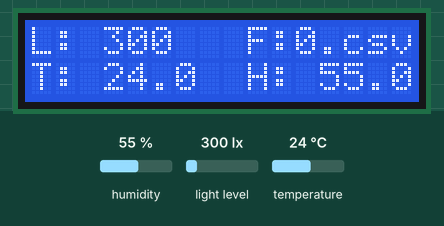
This sketch was run on a simulated Arduino Uno, built for the host (arithmetic inside an expression is 32-bit, double 64-bit). Shown: 16×2 character LCD. The inputs (shaded band) are chosen by the test bench; at power-on: humidity 55 %, light level 300 lx, temperature 24 °C. Storage starts empty; what the sketch prints to the serial monitor is not drawn.

Above: at 1.3 s.
1.4 s: humidity set to 22 %
At 3.2 s:
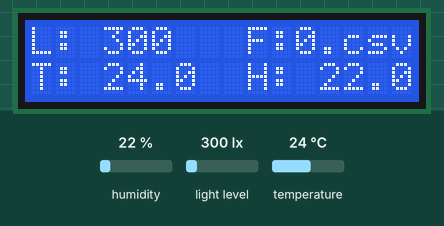
3.7 s: light level set to 40 lx
At 5.1 s:
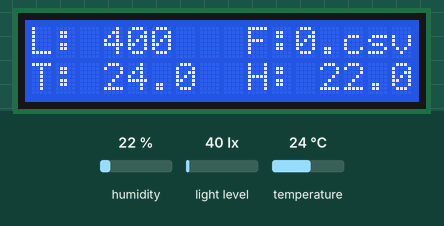
5.8 s: temperature set to 12 °C
At 7.0 s:
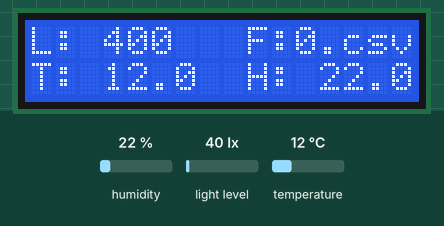
7.8 s: light level set to 500 lx
At 8.9 s:
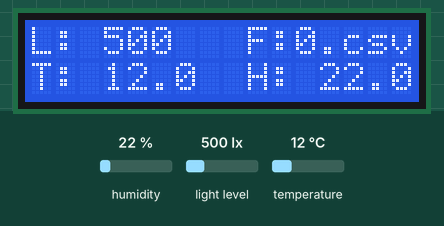
9.8 s: humidity set to 40 %
At 10.8 s:
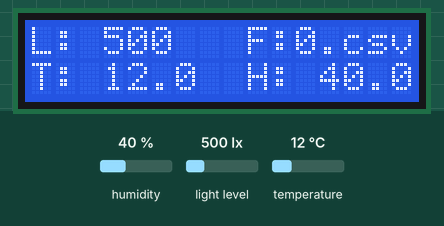
11.9 s: light level set to 1000 lx
At 13.9 s:
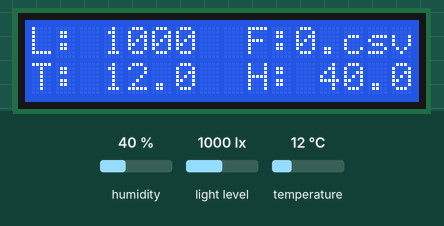
Timing chart, 0 to 14.9 s (numbered marks = the images above; inputs shaded):
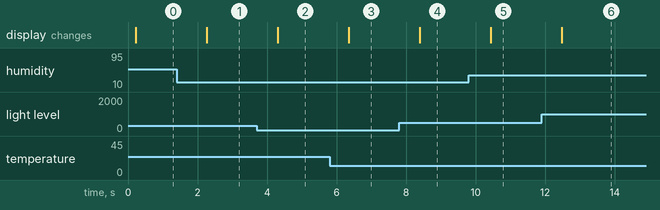

The sketch:

EnvironmentLogger.ino
```cpp
#include <dht.h>
#include <SD.h>
#include <SPI.h>
#if defined(ETH)
#include <Ethernet.h>
#endif
#include <LiquidCrystal.h>
#include <Wire.h>
#include <Adafruit_Sensor.h>
#include <Adafruit_TSL2561_U.h>

Adafruit_TSL2561_Unified tsl = Adafruit_TSL2561_Unified(TSL2561_ADDR_FLOAT, 12345);
LiquidCrystal lcd(7, 6, 5, 4, 3, 2);
File dataFile;
dht DHT;
long lastTS = 0;
#define DHT22_PIN 8

#if defined(ETH)
byte mac[] = { 0xDE, 0xAD, 0xBE, 0xEF, 0xFE, 0xED };
IPAddress ip(192, 168, 0, 177);
EthernetClient client;


const char PhantHost[] = "data.sparkfun.com";
const char PublicKey[] = "9J0vVYgVrrT5DEN7Rx33";
const char PrivateKey[] = "xz5GaBRaeeFAbdBYvk22";
#endif

struct
{
    uint32_t sdcard;
    uint32_t lcd;
    uint32_t lux;
    uint32_t dht;
    uint32_t ethernet;
} stat = { 1,1,1,1,1 };


void configureLux(void)
{
  Serial.println("Setting up lux-sensor");
  /* You can also manually set the gain or enable auto-gain support */
  // tsl.setGain(TSL2561_GAIN_1X);      /* No gain ... use in bright light to avoid sensor saturation */
  // tsl.setGain(TSL2561_GAIN_16X);     /* 16x gain ... use in low light to boost sensitivity */
  tsl.enableAutoRange(true);            /* Auto-gain ... switches automatically between 1x and 16x */

  /* Changing the integration time gives you better sensor resolution (402ms = 16-bit data) */
  tsl.setIntegrationTime(TSL2561_INTEGRATIONTIME_13MS);      /* fast but low resolution */
  // tsl.setIntegrationTime(TSL2561_INTEGRATIONTIME_101MS);  /* medium resolution and speed   */
  // tsl.setIntegrationTime(TSL2561_INTEGRATIONTIME_402MS);  /* 16-bit data but slowest conversions */

  if(!tsl.begin()) {
    /* There was a problem detecting the ADXL345 ... check your connections */
    Serial.print("Ooops, no TSL2561 detected ... Check your wiring or I2C ADDR!");
    stat.lux = 0;
  }
  if(stat.lux == 1) Serial.println("Lux-sensor setup successfully");
}

const int chipSelect = 4;


String configureSD(void) {
  if (!SD.begin(chipSelect)) {
    Serial.println("Card failed, or not present");
    return "";
  }
  Serial.println("Card initialized.");

  int fileInt = 0;
  while(SD.exists(String(fileInt) + ".csv")) {
    fileInt++;
  }

  String fileName = String(fileInt) + ".csv";
  Serial.println("File name: " + fileName);
  dataFile = SD.open(fileName, FILE_WRITE);
  if (dataFile) {
    dataFile.println("TIMESTAMP;LUX;TEMPERATURE;HUMIDITY");
    dataFile.flush();
    stat.sdcard = 1;
    return fileName;
  }

  return "";
}

void configureDHT(void) {
  Serial.println("Setting up DHT-sensor");

  int chk = DHT.read22(DHT22_PIN);
  switch (chk)
  {
  case DHTLIB_OK:
      Serial.println("DHT OK");
      break;
  case DHTLIB_ERROR_CHECKSUM:
      Serial.print("Checksum error,\t");
      stat.dht = 0;
      break;
  case DHTLIB_ERROR_TIMEOUT:
      Serial.print("Time out error,\t");
      stat.dht = 0;
      break;
  case DHTLIB_ERROR_CONNECT:
      Serial.print("Connect error,\t");
      stat.dht = 0;
      break;
  case DHTLIB_ERROR_ACK_L:
      Serial.print("Ack Low error,\t");
      stat.dht = 0;
      break;
  case DHTLIB_ERROR_ACK_H:
      Serial.print("Ack High error,\t");
      stat.dht = 0;
      break;
  default:
      Serial.print("Unknown error,\t");
      stat.dht = 0;
      break;
  }

  if(stat.dht == 1) Serial.println("DHT-sensor setup successfully");
}

#if defined(ETH)
void configureEthernet(void) {

  Serial.println("Setting up ethernet");

  if (Ethernet.begin(mac) == 0) {

    Serial.println("Failed to configure Ethernet using DHCP");
    stat.ethernet = 0;
  }

  if(stat.ethernet == 1) Serial.println("Ethernet setup successfully");
}
#endif

void configureLCD(String fileName) {
  Serial.println("Setting up LCD");
  lcd.clear();
  lcd.begin(16, 2);
  lcd.setCursor(0,0);
  lcd.print("L: ");

  lcd.setCursor(0,1);
  lcd.print("T: ");

  lcd.setCursor(9,1);
  lcd.print("H:  ");

  lcd.setCursor(9,0);
  lcd.print("F:" + fileName);

  Serial.println("LCD Setup successfully");
}

#if defined(ETH)
bool sendToPhantIO(int temp, int lux, int humidity) {
  if (client.connect(PhantHost, 80)) {
      // Post the data! Request should look a little something like:
      // GET /input/publicKey?private_key=privateKey&light=1024&switch=0&name=Jim HTTP/1.1\n
      // Host: data.sparkfun.com\n
      // Connection: close\n
      // \n
      client.print("GET /input/");
      client.print(PublicKey);
      client.print("?private_key=");
      client.print(PrivateKey);
      client.print("&");
      client.print("humidity=");
      client.print(String(humidity));
      client.print("&");
      client.print("light=");
      client.print(String(lux));
      client.print("&");
      client.print("temp=");
      client.print(String(temp));
      client.println(" HTTP/1.1");
      client.print("Host: ");
      client.println(PhantHost);
      client.println("Connection: close");
      client.println();
    } else {
      Serial.println(F("Connection failed"));
      return false;
    }

    while (client.connected())
    {
      if ( client.available() )
      {
        char c = client.read();
        Serial.print(c);
      }
    }
    Serial.println();

    client.stop();

    return true;
}
#endif

void setup() {
  Serial.begin(9600);
  String fileName = configureSD();
  configureLCD(fileName);
  configureLux();
  configureDHT();

  #if defined(ETH)
  configureEthernet();
  #endif
}

void loop() {

  int lux;
  double temp, humidity;

  /* Get a new sensor event */
  if(stat.lux) {
    sensors_event_t event;
    tsl.getEvent(&event);
    if (event.light) {
      lux = event.light;
      String textLux = "Lux: " + String(lux);
      Serial.println(textLux);
    }
  }

  if(stat.dht) {
    DHT.read22(DHT22_PIN);
    humidity = DHT.humidity;
    String textHum = "Humidity: " + String(humidity,1);
    Serial.println(textHum);

    temp = DHT.temperature;
    String textTemp = "Temperature: " + String(temp,1);
    Serial.println(textTemp);
  }

  #if defined(ETH)
  if(stat.ethernet && sendToPhantIO(temp, lux, humidity)) {
    Serial.println("Measurements sent to phant");
  }
  #endif

  long ts = millis();
  if(stat.sdcard && ts > (lastTS + 60000)) {
    Serial.println("Writing to logfile");
    lastTS = ts;
    String logEntry = String(ts/1000) + ";" + String(lux) + ";" + String(temp) + ";" + String(humidity);
    Serial.println(logEntry);
    dataFile.println(logEntry);
    dataFile.flush();

  }


  if(stat.lcd) {
    lcd.setCursor(3,0);
    lcd.print(String(lux));

    lcd.setCursor(3,1);
    lcd.print(String(temp,1));

    lcd.setCursor(12,1);
    lcd.print(String(humidity,1));
  }

  delay(1000);
}
```

Measured:
- after the input at 1.4 s, the display: changes after 0.86 s (image 1)
- after the input at 3.7 s, the display: changes after 0.61 s (image 2)
- after the input at 5.8 s, the display: changes after 0.55 s (image 3)
- after the input at 7.8 s, the display: changes after 0.59 s (image 4)
- after the input at 9.8 s, the display: changes after 0.63 s (image 5)
- after the input at 11.9 s, the display: changes after 0.58 s (image 6)
